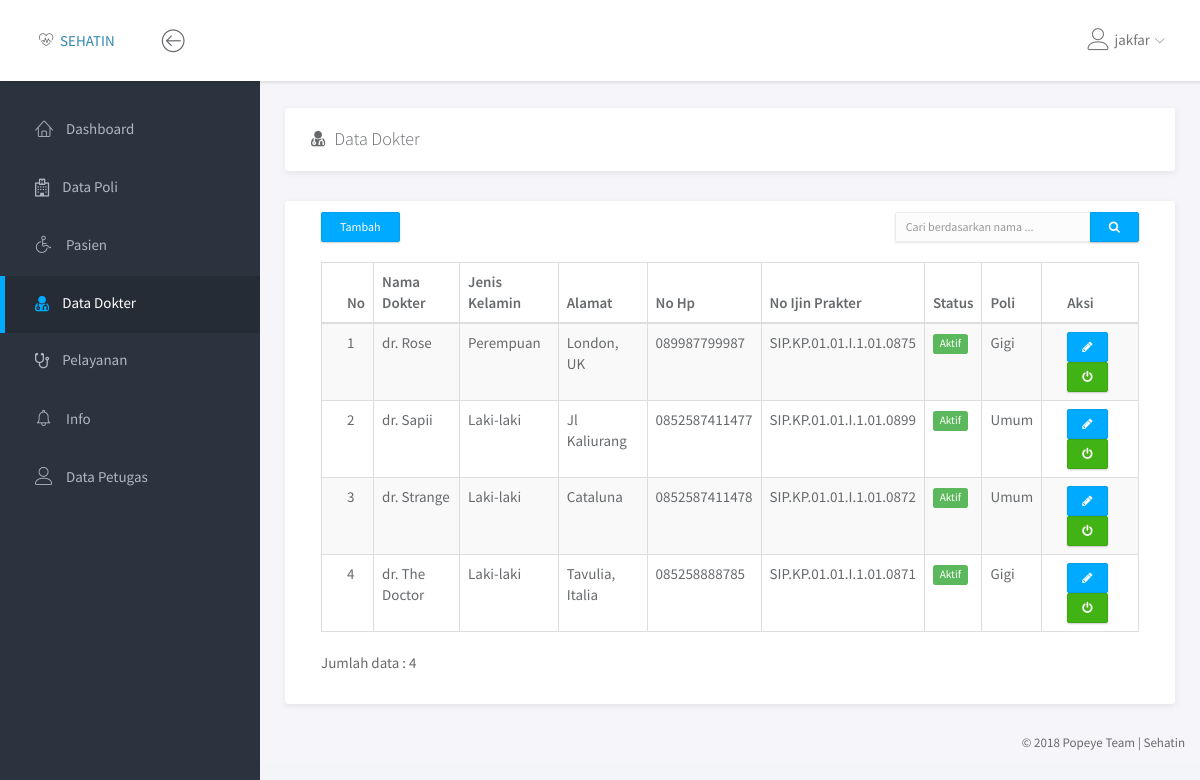
Page /dokter/data_dokter.php (signed in) on the committed database.
### tables this page shows
CREATE TABLE `dokter` (
  `id_dokter` tinyint(3) NOT NULL,
  `nm_dokter` varchar(50) NOT NULL,
  `gender` enum('Laki-laki','Perempuan') NOT NULL,
  `alamat` varchar(50) NOT NULL,
  `no_hp` varchar(13) NOT NULL,
  `no_ijin_praktek` varchar(50) NOT NULL,
  `id_poli` tinyint(3) NOT NULL
);

CREATE TABLE `poli` (
  `id_poli` tinyint(3) NOT NULL,
  `poli` varchar(30) NOT NULL,
  `status` enum('Aktif','Non Aktif') NOT NULL
);

### dokter/data_dokter.php (the view, shortened to what this page needs)
<!doctype html>
<html lang="en">
<head>
	<link rel="stylesheet" href="../assets/vendor/bootstrap/css/bootstrap.min.css">
	<link rel="stylesheet" href="../assets/vendor/font-awesome/css/font-awesome.min.css">
	<link rel="stylesheet" href="../assets/vendor/linearicons/style.css">
	<link rel="stylesheet" href="../assets/vendor/chartist/css/chartist-custom.css">
	<link rel="stylesheet" href="../assets/css/main.css">
</head>
<body>
	<div id="wrapper">
		<?php
			include '../dashboard/navbar.php';
			include '../dashboard/left_sidebar.php';
		 ?>
		 <div class="main">
			 <div class="main-content">
				 <div class="container-fluid">
					 <div class="panel">
						 <div class="panel-heading">
						<h1 class="panel-title"><i class="fa fa-user-md"></i>&ensp;Data Dokter</h1>
						 </div>
					 </div>
					 <div class="row">
						 <div class="col-md-12">
							 <div class="panel">
								 <div class="row">
								<div class="panel-body">
		 							<div class="row">
		 								<div class="col-md-2">
		 									<a href="tambah_dokter.php"><button type="button" class="btn btn-primary btn-sm" style="margin-left: 25px; margin-bottom: 10px;">Tambah</button></a>
		 								</div>
		 								<div class="col-md-6"></div>
										<div class="col-md-4">
											<form action="" method="POST">
												<div class="input-group" style="margin-right: 25px;">
													<input type="text" name="cari" class="form-control input-sm" placeholder="Cari berdasarkan nama ...">
													<span class="input-group-btn"><button type="submit" name="btn_cari" class="btn btn-primary btn-sm"><i class="fa fa-search"></i></button></span>
												</div>
											</form>
										</div>
		 							</div>
		 							<div class="panel-body">
		 								<table class="table table-striped table-hover table-bordered">
		 									<thead>
		 										<tr>
		 											<th>No</th>
		 											<th>Nama Dokter</th>
		 											<th>Jenis Kelamin</th>
		 											<th>Alamat</th>
		 											<th>No Hp</th>
		 											<th>No Ijin Prakter</th>
													<th>Status</th>
													<th>Poli</th>
		 											<th>Aksi</th>
		 										</tr>
		 									</thead>
		 									<tbody>
											<?php
												if (isset($_POST['btn_cari'])) {
													$where = "WHERE nm_dokter LIKE '%$_POST[cari]%'";
												}
												else{
													$where = "";
												}
												$query = "SELECT d.*, l.status, p.poli FROM dokter d INNER JOIN login l ON l.id_user = d.id_dokter INNER JOIN poli p ON d.id_poli = p.id_poli $where ORDER BY nm_dokter ASC";
												$jml = "SELECT COUNT(*) AS jml_dokter FROM dokter";
												$r = mysqli_query($con, $jml);
												$jml_dokter = mysqli_fetch_assoc($r);
												$result = mysqli_query($con, $query);
												$no = 1;
												foreach ($result as $val) {
													$title = $val['status'] == 'Aktif' ? 'Non Aktifkan' : 'Aktifkan';
													$btnclass = $val['status'] == 'Aktif' ? 'btn-success' : 'btn-danger';
													$label = $val['status'] == 'Aktif' ? 'label label-success' : 'label label-danger';
													echo "<tr>
															<td>$no</td>
															<td>$val[nm_dokter]</td>
															<td>$val[gender]</td>
															<td>$val[alamat]</td>
															<td>$val[no_hp]</td>
															<td>$val[no_ijin_praktek]</td>
															<td><span class='$label'>$val[status]</span></td>
															<td>$val[poli]</td>
															<td><a href = 'edit_dokter.php?id_dokter=$val[id_dokter]' class='btn btn-primary btn-xs' title='Edit'><i class='fa fa-pencil'></i> </a>
																<a onclick = 'return konfirm()' href='status_dokter.php?id_dokter=$val[id_dokter]&status=$val[status]' class= 'btn btn-xs $btnclass' title='$title'><i class='fa fa-power-off'></i></a></td>
														  </tr>";
														  $no++;
												}
											 ?>
		 									</tbody>
		 								</table>
		 								<span class="text-default">Jumlah data : <?php echo $jml_dokter['jml_dokter'] ?></span>
		 							</div>
		 						</div>
		 					</div>
		 				</div>
		 			</div>
		 		</div>
		 	</div>
		 </div>
		 <div class="clearfix">
			 <?php include '../dashboard/footer.php'; ?>
		 </div>
	</div>
</body>
</html>

### assets/css/main.css (style rules this page uses)
html { position: relative; min-height: 100%; }
body { background-color: #F3F5F8; font-family: "Source Sans Pro", sans-serif; font-size: 15px; color: #676a6d; }
a { color: #3287B2; }
th { font-weight: 600; }
#wrapper .main { -webkit-transition: all 0.3s ease-in-out; -moz-transition: all 0.3s ease-in-out; -ms-transition: all 0.3s ease-in-out; -o-transition: all 0.3s ease-in-out; transition: all 0.3s ease-in-out; width: calc(100% - 260px); left: 0; position: relative; float: right; background-color: #f5f5fa; }
#wrapper #sidebar-nav, #wrapper .main { padding-top: 80px; }
.main-content { padding: 28px 10px; }
.form-control { -moz-box-shadow: 0px 1px 2px 0 rgba(0, 0, 0, 0.1); -webkit-box-shadow: 0px 1px 2px 0 rgba(0, 0, 0, 0.1); box-shadow: 0px 1px 2px 0 rgba(0, 0, 0, 0.1); -webkit-border-radius: 2px; -moz-border-radius: 2px; border-radius: 2px; border-color: #eaeaea; background-color: #fcfcfc; }
.input-group { -moz-box-shadow: 0px 1px 2px 0 rgba(0, 0, 0, 0.1); -webkit-box-shadow: 0px 1px 2px 0 rgba(0, 0, 0, 0.1); box-shadow: 0px 1px 2px 0 rgba(0, 0, 0, 0.1); }
.input-group .form-control, .input-group-addon, .input-group-btn { -moz-box-shadow: none; -webkit-box-shadow: none; box-shadow: none; }
.btn { -webkit-border-radius: 2px; -moz-border-radius: 2px; border-radius: 2px; -moz-box-shadow: 0px 1px 2px 0 rgba(0, 0, 0, 0.2); -webkit-box-shadow: 0px 1px 2px 0 rgba(0, 0, 0, 0.2); box-shadow: 0px 1px 2px 0 rgba(0, 0, 0, 0.2); padding: 6px 22px; }
.btn-group-sm > .btn, .btn-sm { padding: 5px 18px; }
.btn-group-xs > .btn, .btn-xs { padding: 5px 14px; }
.btn-primary { background-color: #00AAFF; border-color: #00a0f0; }
.btn-success { background-color: #41B314; border-color: #3ca512; }
.panel { -webkit-border-radius: 3px; -moz-border-radius: 3px; border-radius: 3px; -moz-box-shadow: 0 2px 6px rgba(0, 0, 0, 0.08); -webkit-box-shadow: 0 2px 6px rgba(0, 0, 0, 0.08); box-shadow: 0 2px 6px rgba(0, 0, 0, 0.08); background-color: #fff; margin-bottom: 30px; }
.panel .panel-heading, .panel .panel-body, .panel .panel-footer { padding-left: 25px; padding-right: 25px; }
.panel .panel-heading { padding-top: 20px; padding-bottom: 20px; position: relative; }
.panel .panel-heading .panel-title { margin: 0; font-size: 18px; font-weight: 300; }
.panel .panel-body { padding-top: 10px; padding-bottom: 15px; }
.panel .table > thead > tr > td:first-child, .panel .table > thead > tr > th:first-child, .panel .table > tbody > tr > td:first-child, .panel .table > tbody > tr > th:first-child, .panel .table > tfoot > tr > td:first-child, .panel .table > tfoot > tr > th:first-child { padding-left: 25px; }
.panel .table > thead > tr > td:last-child, .panel .table > thead > tr > th:last-child, .panel .table > tbody > tr > td:last-child, .panel .table > tbody > tr > th:last-child, .panel .table > tfoot > tr > td:last-child, .panel .table > tfoot > tr > th:last-child { padding-left: 25px; }
.label { font-weight: normal; }

### rows in the picture
dokter: nm_dokter "dr. Rose", gender "Perempuan", alamat "London, UK", no_hp "089987799987", no_ijin_praktek "SIP.KP.01.01.I.1.01.0875", login.status "Aktif", id_poli.poli "Gigi"
dokter: nm_dokter "dr. Sapii", gender "Laki-laki", alamat "Jl Kaliurang", no_hp "0852587411477", no_ijin_praktek "SIP.KP.01.01.I.1.01.0899", login.status "Aktif", id_poli.poli "Umum"
dokter: nm_dokter "dr. Strange", gender "Laki-laki", alamat "Cataluna", no_hp "0852587411478", no_ijin_praktek "SIP.KP.01.01.I.1.01.0872", login.status "Aktif", id_poli.poli "Umum"
dokter: nm_dokter "dr. The Doctor", gender "Laki-laki", alamat "Tavulia, Italia", no_hp "085258888785", no_ijin_praktek "SIP.KP.01.01.I.1.01.0871", login.status "Aktif", id_poli.poli "Gigi"

### other values in the picture
$_SESSION['username'] "jakfar"
$jml_dokter['jml_dokter'] "4"
